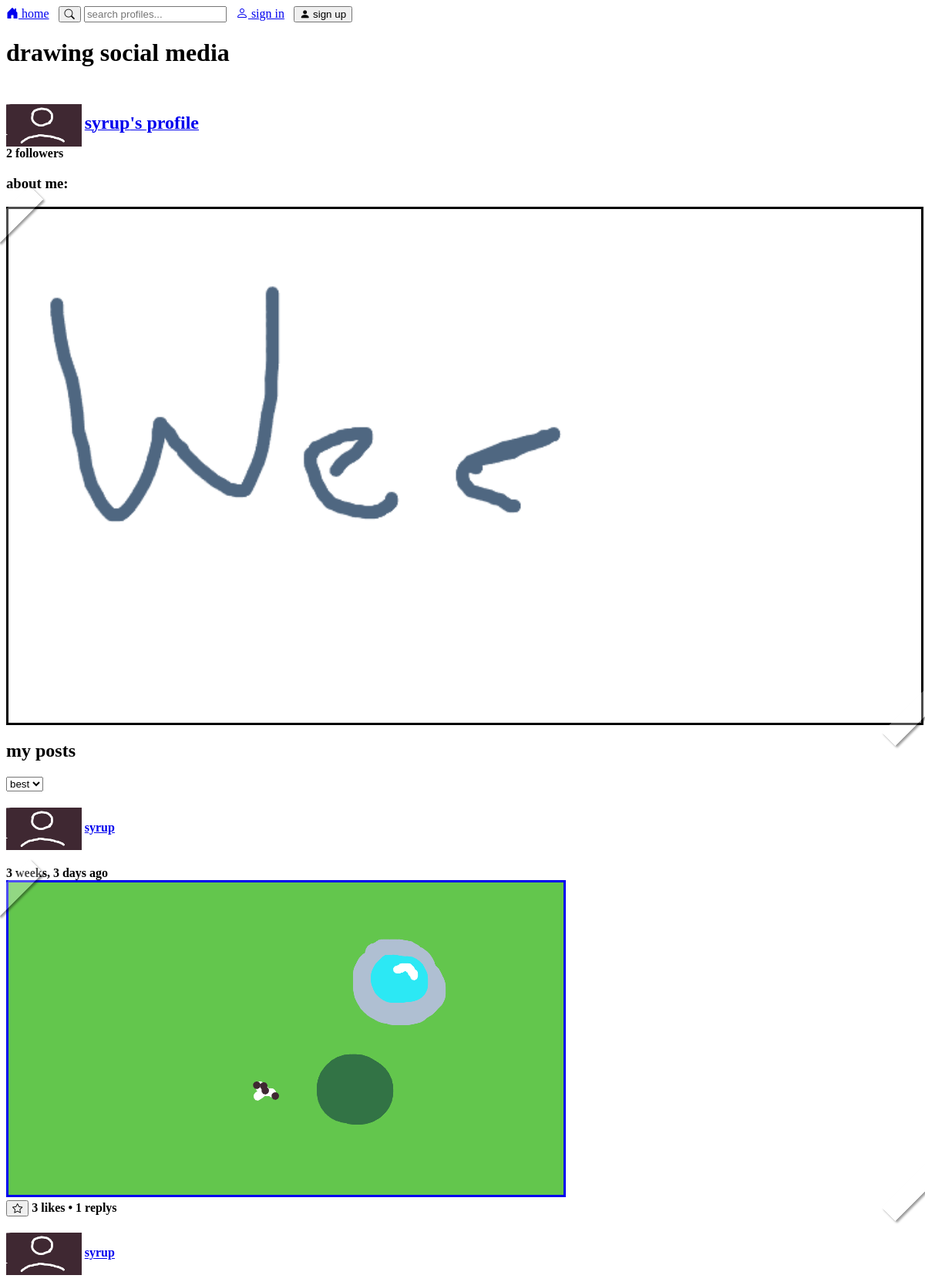
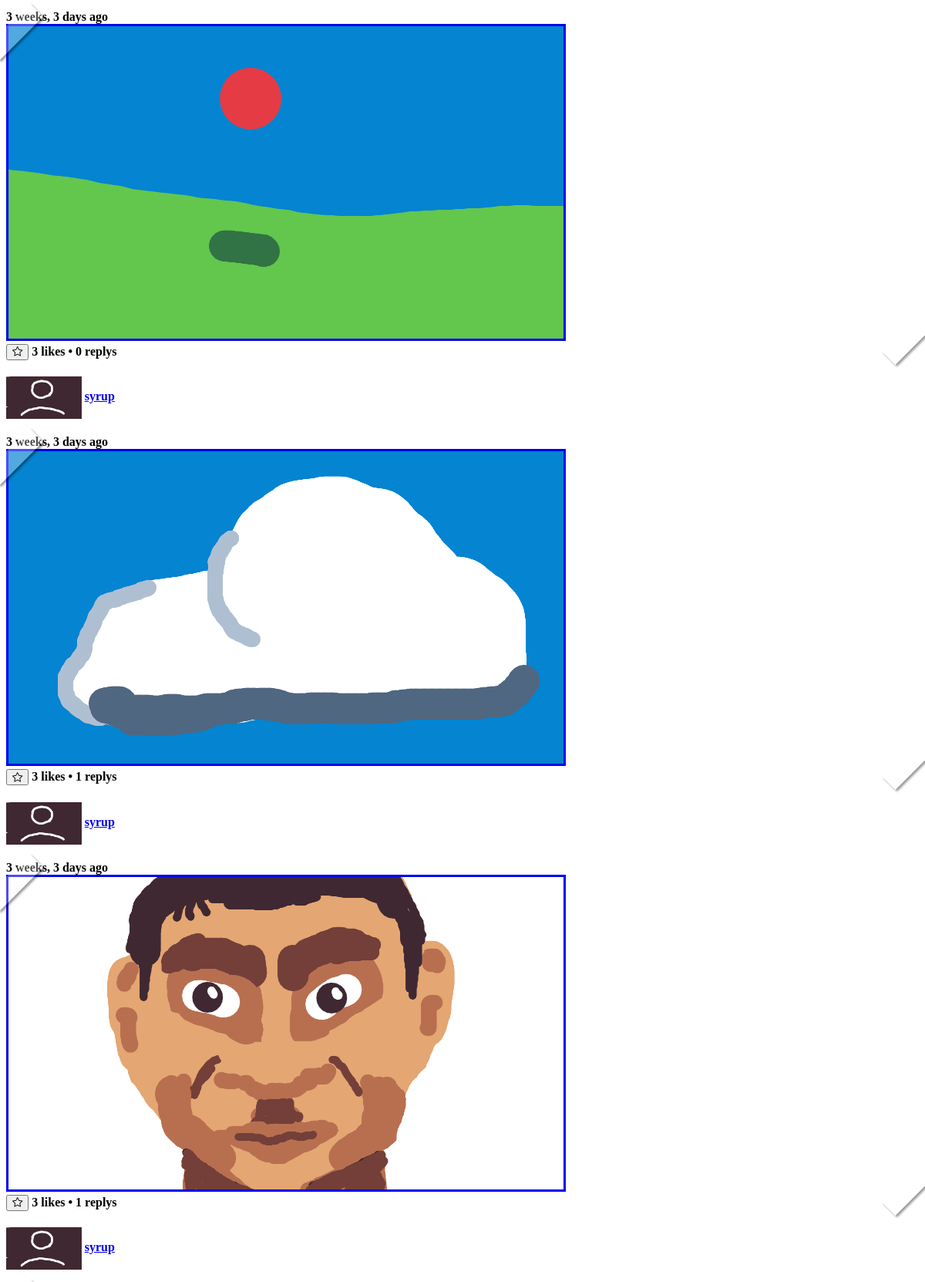
Page /profile/1/ (upper part) on the committed database (2 pictures, top to bottom).
### socialMedia/models.py (models this page shows, shortened)
class UserProfile(models.Model):
    user = models.OneToOneField(User, on_delete=models.CASCADE,related_name='profile')
    profile_picture = models.ImageField(default="placeholders/fpfPlaceholder.png")
    bio_picture = models.ImageField(default="placeholders/bioPlaceholder.png")
    def __str__(self):
        return self.user.username

class Post(models.Model):
    body = models.ImageField()
    created_by = models.ForeignKey("UserProfile", on_delete=models.CASCADE)
    created_on = models.DateTimeField(auto_now_add=True)

### socialMedia/views.py (the view, shortened to what this page needs)
# urls.py: path('profile/<int:pk>/',views.profile_detail,name="profile_detail"),
def profile_detail(request, pk):
    profile = UserProfile.objects.get(pk=pk)
    page=1
    order_by="-like_count"
    url_sort_by="best"
    parsed_url = parse_qs(urlparse(request.build_absolute_uri()).query)
    if('page' in parsed_url):
        page=parsed_url['page'][0]
    posts = Post.objects.filter(created_by=pk)
    posts = Paginator(posts.annotate(like_count=Count('likes')+1).order_by(order_by), 10)
    context = {
        "profile" : profile,
        "posts": posts.page(page),
        "url_sort_by":url_sort_by,
        "sort_by" :order_by,
        "page" : page,
        "max_page" : posts.num_pages,
    }
    return render(request, "profile_detail.html", context)

### socialMedia/templates/profile_detail.html (shortened to what this page needs)
{% extends "base.html" %}
{% block content %}
    <!-- {% load static %}
    <img src="/media/{{post.body.name }}" > -->
         {% include 'components/big_profile_card.html' %}
        <h3>about me:</h3>
        <div class="photo"><img class="art" style="width: 100%; vertical-align: middle;" src="/media/{{profile.bio_picture}}" ></div>
    <h2 >my posts</h2>
    {% include "components/sort.html" %}
    {% for post in posts %}
        {% include 'components/post.html' %}
    {% endfor %}
{% endblock content %}

### socialMedia/templates/components/big_profile_card.html (shortened to what this page needs)
<div style="margin-top: 3rem;">
    <a href="{% url 'profile_detail' profile.pk%}"><img style="height: 55px; border-style: none;vertical-align: middle;" src="/media/{{profile.profile_picture}}" ></a>
    {% if user == profile.user %}
        <a href="{% url 'profile_detail' profile.pk%}"><h2 style="display: inline;">my profile</h2></a>
    {% else %}
        <a href="{% url 'profile_detail' profile.pk%}"><h2 style="display: inline;">{{profile.user|truncatechars:20}}'s profile</h2></a>
    {% endif %}
    {% if user.is_authenticated %}
        {% if profile.user != user %}
            {% load filters %}
        {% endif %}
    {% endif %}
    <br>
    <b id="fc{{profile.pk}}" >{{profile.followers.all.count}} followers </b>
</div>

### socialMedia/templates/components/post.html (shortened to what this page needs)
{% load static %}
{% load filters %}
<section class="post">
    <div>
        <h4>
            <a href="{% url 'profile_detail' post.created_by.pk%}"><img style="height: 55px; border-style: none;vertical-align: middle;" src="/media/{{post.created_by.profile_picture}}" ></a>
            <a href="{% url 'profile_detail' post.created_by.pk%}">{{ post.created_by|truncatechars:20 }}</a>
        </h4>
        <b>{{ post.created_on|timesince}} ago</b>
        <div class="photo"><a href="{% url 'post_detail' post.pk%}"> <img class="art" src="/media/{{post.body.name }}" ></a></div>
    </div>
    {% if user.is_authenticated %}
            <button hx-swap="begin" hx-post="{% url 'post_like' post.pk %}">
                {% if post.likes.all|dasame:user.pk %}
                <i class="bi bi-star-fill"></i>
                {% else %}
                <i class="bi bi-star"></i>
                {% endif %}
            </button>
    {% else %}
        <form style="display: inline;" method="post" action="{% url 'account_login' %}">
            <button type="submit"><i class="bi bi-star"></i></button>
        </form>
    {% endif %}
    <h4 style="display: inline"> <span id='like-count' id="likes">{{post.likes.all.count}}</span> likes • <span x-text="replys">{{post.replys.all.count}}</span> replys</h4>
    </section>

### socialMedia/static/custom.css (style rules this page uses)
.photo { position: relative; }
.photo:before { content: ""; height: 25px; width: 80px; background-color: rgba(255, 255, 255, .3); position: absolute; top: -5px; left: -5px; transform: translateX(-30%) translateY(10%) rotate(-45deg); box-shadow: 0px 3px 3px rgba(0, 0, 0, 0.4); pointer-events: none }
.photo:after { content: ""; height: 25px; width: 80px; background-color: rgba(255, 255, 255, .3); position: absolute; bottom: -5px; right: -5px; transform: translateX(30%) translateY(-10%) rotate(-45deg); box-shadow: 0px 3px 3px rgba(0, 0, 0, 0.4); pointer-events: none }
.art { border-style: solid; }

### rows in the picture
UserProfile: profile_picture (picture), user "syrup", followers.all.count "2", bio_picture (picture)
Post: created_by.profile_picture (picture), created_by "syrup", created_on "3 weeks, 3 days", body.name (picture), likes.all.count "3", replys.all.count "1"
Post: created_by.profile_picture (picture), created_by "syrup", created_on "3 weeks, 3 days", body.name (picture), likes.all.count "3", replys.all.count "0"
Post: created_by.profile_picture (picture), created_by "syrup", created_on "3 weeks, 3 days", body.name (picture), likes.all.count "3", replys.all.count "1"
Post: created_by.profile_picture (picture), created_by "syrup", created_on "3 weeks, 3 days", body.name (picture), likes.all.count "3", replys.all.count "1"
Post: created_by.profile_picture (picture), created_by "syrup"
